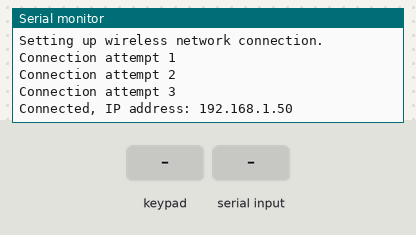
Bench run of a sketch on a simulated ESP8266 (NodeMCU). Parts: the last lines printed to the serial monitor. The test bench sets the inputs (shaded band). WiFi joins after 1.5 s; servers stay silent unless stated; uploads are accepted with an empty reply.

Above: at 2.9 s.
3.0 s: key '1' pressed
At 4.5 s:
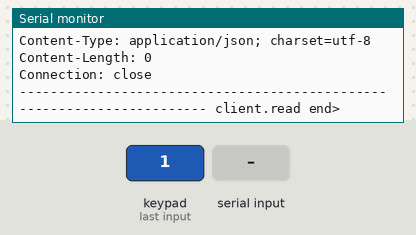
4.7 s: keypad keys 1 2 # pressed 0.4 s apart
At 4.87 s:
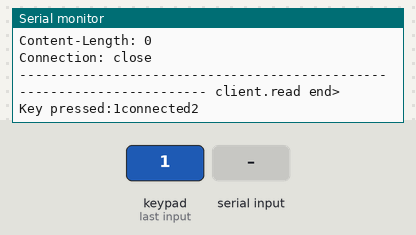
7.9 s: "*" received over Serial
At 8.06 s:
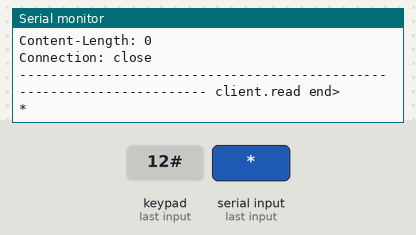
9.4 s: key '*' pressed
At 9.56 s:
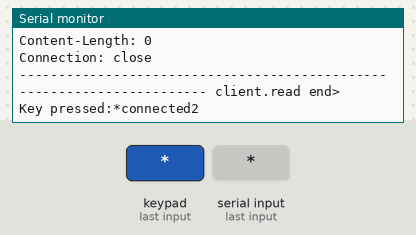
10.9 s: "#" received over Serial
At 11.06 s:
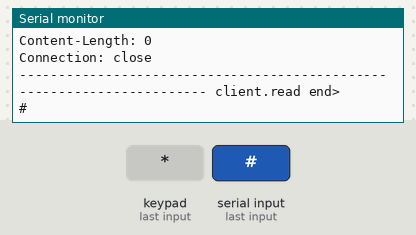
12.4 s: key '0' pressed
At 12.57 s:
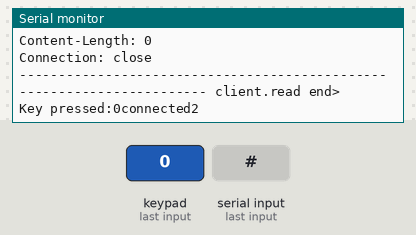
Timing chart, 0 to 15.1 s (numbered marks = the images above; inputs shaded):
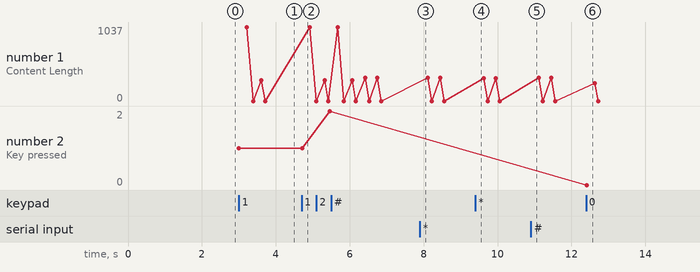

Measured:
- after the input at 3.0 s, the serial monitor: prints a new line at once (image 1)
- after the input at 7.9 s, the serial monitor: prints a new line at once (image 3)
- after the input at 9.4 s, the serial monitor: prints a new line at once (image 4)
- after the input at 10.9 s, the serial monitor: prints a new line at once (image 5)
- after the input at 12.4 s, the serial monitor: prints a new line at once (image 6)

The sketch:

arduinos.ino
```cpp
#include "arduinos.h"

/*


*/
uint8_t arduino_mac[6]       = CLIENT_MAC;
uint8_t arduino_ip[4]        = CLIENT_IP;
byte sonosip_living_room[]   = SONOS_IP_LIVING_ROOM; // Type: Connect
byte sonosip_kitchen[]       = SONOS_IP_KITCHEN;     // Type: Play1


/*
 *  Radio stations
 */
const char RADIO_P1[]          PROGMEM = "live-icy.gss.dr.dk/A/A03H.mp3.m3u";            const char RADIO_P1_NAME[]          PROGMEM = "P1";
const char RADIO_P2[]          PROGMEM = "live-icy.gss.dr.dk/A/A04H.mp3.m3u";            const char RADIO_P2_NAME[]          PROGMEM = "P2";
const char RADIO_P3[]          PROGMEM = "live-icy.gss.dr.dk/A/A05H.mp3.m3u";            const char RADIO_P3_NAME[]          PROGMEM = "P3";
const char RADIO_P4[]          PROGMEM = "live-icy.gss.dr.dk/A/A10H.mp3.m3u";            const char RADIO_P4_NAME[]          PROGMEM = "P4";
const char RADIO_P5[]          PROGMEM = "live-icy.gss.dr.dk/A/A25H.mp3.m3u";            const char RADIO_P5_NAME[]          PROGMEM = "P5";
const char RADIO_P6[]          PROGMEM = "live-icy.gss.dr.dk/A/A29H.mp3.m3u";            const char RADIO_P6_NAME[]          PROGMEM = "P6";
const char RADIO_P7[]          PROGMEM = "live-icy.gss.dr.dk/A/A21H.mp3.m3u";            const char RADIO_P7_NAME[]          PROGMEM = "P7";
const char RADIO_P8[]          PROGMEM = "live-icy.gss.dr.dk/A/A22H.mp3.m3u";            const char RADIO_P8_NAME[]          PROGMEM = "P8";
const char RADIO_NYHEDER[]     PROGMEM = "live-icy.gss.dr.dk/A/A02L.mp3.m3u";            const char RADIO_NYHEDER_NAME[]     PROGMEM = "Nyheder"; // L eller H?

const char RADIO_KLASSISK[]    PROGMEM = "onair.100fmlive.dk/klassisk_live.mp3.m3u";     const char RADIO_KLASSISK_NAME[]    PROGMEM = "Klassisk";
const char RADIO_24SYV[]       PROGMEM = "streaming.radio24syv.dk/pls/24syv_64_IR.pls";  const char RADIO_24SYV_NAME[]       PROGMEM = "24syv";
const char RADIO_JAZZGROOVE[]  PROGMEM = "199.180.72.2:8015/listen.pls";                 const char RADIO_JAZZGROOVE_NAME[]  PROGMEM = "JazzGroove"; // "77.67.106.49/stream"
const char RADIO_JAZZGROOVE2[] PROGMEM = "thejazzgroove.com/listen/thejazzgroove-west-mp3-128.pls"; const char RADIO_JAZZGROOVE_NAME2[]  PROGMEM = "JazzGroove2";
const char RADIO_JAZZFM[]      PROGMEM = "listenlive.eu/jazzfmuk.m3u";                   const char RADIO_JAZZFM_NAME[]      PROGMEM = "JazzFM";

/*
http://www.listenlive.eu/jazzfmuk.m3u
Jazz FM  London  United Kingdom


*/

boolean readResponse = false;

/*
 *  Setup once
 */
void setup()
{
    const int ETH_DELAY = 200; // Not clear how much is needed here (and why...)

#ifdef DEBUG
    Serial.begin(115200);
    Serial.println("Starting network");
    delay(ETH_DELAY);
#endif

    setupNetwork();
    setupKeyboard();

    ledInit();
}

/*
 * Main looop
 */
void loop()
{
    char key = 0;
#ifdef DEBUG
    if (Serial.available() > 0) {
        key = Serial.read();
        Serial.println(key);
    } else
#endif
        key = loopKeyboard();


    if (key != 0) {
        ledCommunicating();

        switch (key) {
            case '*': sonosVolMinus();                                              break;
            case '#': sonosVolPlus();                                               break;
            case '0': sonosPause();                                                 break;
            case '1': sonosRadioStation(RADIO_P1,          RADIO_P1_NAME);          break;
            case '2': sonosRadioStation(RADIO_P2,          RADIO_P2_NAME);          break;
            case '3': sonosRadioStation(RADIO_P3,          RADIO_P3_NAME);          break;
            case '4': sonosRadioStation(RADIO_P4,          RADIO_P4_NAME);          break;
            case '5': sonosRadioStation(RADIO_P5,          RADIO_P5_NAME);          break;
            case '6': sonosRadioStation(RADIO_P6,          RADIO_P6_NAME);          break;
            case '7': sonosRadioStation(RADIO_P7,          RADIO_P7_NAME);          break;
            case '8': sonosRadioStation(RADIO_P8,          RADIO_P8_NAME);          break;
            case '9': sonosRadioStation(RADIO_NYHEDER,     RADIO_NYHEDER_NAME);     break;
            case 'A': sonosRadioStation(RADIO_KLASSISK,    RADIO_KLASSISK_NAME);    break;
//          case 'B': sonosRadioStation(RADIO_24SYV,       RADIO_24SYV_NAME);       break;
            case 'B': sonosRadioStation(RADIO_JAZZGROOVE2, RADIO_JAZZGROOVE_NAME2); break;
            case 'C': sonosRadioStation(RADIO_JAZZGROOVE,  RADIO_JAZZGROOVE_NAME);  break;
            case 'D': sonosRadioStation(RADIO_JAZZFM,      RADIO_JAZZFM_NAME);      break;
            default: readResponse = false;                                          break;
        }
    }

    ledCheckTimeout();
}
```

arduinos.h
```cpp
#include <Arduino.h>

//========================= Configuration start =============================
#define DEBUG // Set this to DEBUG if you want support for serial interface

//Wifi or Ethernet
#define WIFI
//#define ETHERNET

//ESP...
#include <ESP8266WiFi.h>
#include <ESP8266HTTPClient.h>


//for ethernet

//Use this if it is NANO+SHIELD
//#include <UIPEthernet.h>
//#define UIPE

//Use this for UNO+SHIELD
//#include <SPI.h>
//#include <Ethernet.h>

#define CLIENT_MAC           {0xBE, 0xEF, 0xEE, 0x00, 0x20, 0x09}
#define CLIENT_IP            { 192, 168, 1, 83 }
#define SONOS_IP_LIVING_ROOM { 192, 168, 1, 112 }
#define SONOS_IP_KITCHEN     { 192, 168, 1, 116 }

//========================= Configuration end =============================

#if defined ( ESP8266 )
  #include <pgmspace.h>
#else
  #include <avr/pgmspace.h>
#endif


// arduinos.ino
extern boolean readResponse;
extern byte sonosip_living_room[];
extern byte sonosip_kitchen[];

// arduinosBuffer.cpp
#define SIZE_SMALL 40
#define SIZE_BIG 330
extern char bufferSmall[];
extern char bufferBig[];
extern char *bufferSmallFill(const char *pProgmem);
extern char *bufferBigFill(const char *pProgmem);

// arduinosKeyboard.cpp
extern void setupKeyboard(void);
extern char loopKeyboard(void);

// arduinosLed.cpp
extern void ledStopTimer(void);
extern void ledCommunicating(void);
extern void ledSuccess(void);
extern void ledFailure(void);
extern void ledCheckTimeout(void);
extern void ledInit(void);

// arduinosRadio.cpp
extern void sonosRadioStation(const char *pProgmem, const char *pProgmemStationName);

// arduinosVolume.cpp
extern const char ENVELOPE_START[];
extern const char ENVELOPE_END[];
extern void sonosVolPlus();
extern void sonosVolMinus();
extern void sonosVolume(byte *pSonos);

// arduinosPlayPause.cpp
extern void sonosPause();
extern void sonosPlay();

// arduinosHttpPost.cpp
#ifdef ETHERNET
extern EthernetClient client;
#endif
#ifdef WIFI
extern WiFiClient client;
#endif
extern void setupNetwork(void);
extern void outln(const char *s);
extern void out(const char *s);
extern void sonos(const char *pTag, const char *pCmd, const char *pStart, const char *pEnd1, const char *pEnd2, const char *pStationName, const char *pEnd3, const char *pEnd4);

// arduinosHttpResponse.cpp
extern void readHttpResponse(void);

// arduinosHttpHeader.cpp
extern void sendHeader(int packetLength, const char *pTag, char *pTag2, byte *pSonos);
```

arduinosBuffer.cpp
```cpp
#include "arduinos.h"

/*
 * Due to RAM memory limitations, the 2 buffers below are used repeatedly to build communication packages
 * Memory is so tight (especially when running Nano/UIP) that I suspect that there is no room for "malloc" and
 * hence memory fragmentation.
 */
char bufferSmall[SIZE_SMALL];
char bufferBig[SIZE_BIG];

/*
 * Method used to move from PROGMEM to the 2 buffers above
 */
void progmem2buffer(char *pOut, const char *pProgmem, int maxSize) {
    int i;
    for (i=0; i<maxSize; i++) {
        char c = pgm_read_byte(pProgmem++);
        *pOut++ = c;
        if (c == NULL) {
            break;
        }
    }
}

/*
 * Moved from PROGMEM to bufferSmall
 */
char *bufferSmallFill(const char *pProgmem) {
    progmem2buffer(bufferSmall, pProgmem, SIZE_SMALL);
    return bufferSmall;
}

/*
 * Moved from PROGMEM to bufferBig
 */
char *bufferBigFill(const char *pProgmem) {
    progmem2buffer(bufferBig, pProgmem, SIZE_BIG);
    return bufferBig;
}
```

arduinosHttpHeader.cpp
```cpp
#include "arduinos.h"

const char LINE2[]             PROGMEM = "Connection: close";
const char LINE3[]             PROGMEM = "ACCEPT-ENCODING: gzip";
const char LINE5[]             PROGMEM = "USER-AGENT: Linux UPnP/1.0 Sonos/29.5-90191 (WDCR:Microsoft Windows NT 6.1.7601 Service Pack 1)";
const char LINE7[]             PROGMEM = "Content-Type: text/xml; charset=\"utf-8\"";

/*
 * Method to send header information before sending information about the desired radio station
 */
void sendHeader(int packetLength, const char *pTag, char *pTag2, byte *pSonos) {
    bufferSmallFill(pTag);

    sprintf(bufferBig,"POST /MediaRenderer/%s/Control HTTP/1.1",pTag2);                        outln(bufferBig);
    bufferBigFill(LINE2);                                                                      outln(bufferBig);
    bufferBigFill(LINE3);                                                                      outln(bufferBig);
    sprintf(bufferBig, "Host: %d.%d.%d.%d:1400", pSonos[0], pSonos[1], pSonos[2], pSonos[3]);  outln(bufferBig);
    bufferBigFill(LINE5);                                                                      outln(bufferBig);
    sprintf(bufferBig, "Content-Length: %d", packetLength);                                    outln(bufferBig);
    bufferBigFill(LINE7);                                                                      outln(bufferBig);
    sprintf(bufferBig, "Soapaction: \"urn:schemas-upnp-org:service:%s\"", bufferSmall);        outln(bufferBig);
    outln("");
}
```

arduinosHttpPost.cpp
```cpp
#include "arduinos.h"

const char ENVELOPE_START[]    PROGMEM = "<s:Envelope xmlns:s=\"http://schemas.xmlsoap.org/soap/envelope/\" s:encodingStyle=\"http://schemas.xmlsoap.org/soap/encoding/\"><s:Body>";
const char ENVELOPE_END[]      PROGMEM = "</s:Body></s:Envelope>";

#ifdef ETHERNET
EthernetClient client;
#endif
#ifdef WIFI
WiFiClient client;
#endif

#ifdef WIFI
void setupNetwork() {

// TODO: inform that creadentials need to be set...
#ifdef DEBUG
    Serial.println(F("Setting up wireless network connection."));
#endif

  WiFi.begin();

  int attempt = 0;
  while (WiFi.status() != WL_CONNECTED) {
    delay(500);
    attempt++;
#ifdef DEBUG
    Serial.print(F("Connection attempt "));
    Serial.println(attempt);
#endif
  }

#ifdef DEBUG
  Serial.print(F("Connected, IP address: "));
  Serial.println(WiFi.localIP());
#endif

}
#endif

#ifdef ETHERNET
void setupNetwork() {

#ifdef DEBUG
    Serial.println(F("Setting up ethernet connection."));
#endif

    Ethernet.begin(arduino_mac, arduino_ip);

#ifdef DEBUG
    delay(ETH_DELAY);
    Serial.println("Ethernet started");
#endif

}
#endif

/*
 * Main method for assembling the POST message to the Sonos
 */
void sonos(const char *pTag, const char *pCmd, const char *pStart, const char *pEnd1, const char *pEnd2, const char *pStationName, const char *pEnd3, const char *pEnd4)
{
    boolean connectionStatus = client.connect(sonosip_living_room, 1400);

    if (!connectionStatus) {
        ledFailure();
#ifdef DEBUG
        Serial.println(F("connection failed1"));
#endif
        return;
    }

    if (client.connected()) {
        ledCommunicating();
        readResponse = true;

#ifdef DEBUG
        Serial.println(F("connected2"));
#endif

        int packetLength = strlen_P(ENVELOPE_START) + strlen_P(pCmd) + strlen_P(ENVELOPE_END);
        if (pStart != NULL) {
            packetLength += strlen_P(pStart);
        }
        if (pEnd1 != NULL) {
            packetLength += strlen_P(pEnd1);
        }
        if (pEnd2 != NULL) {
            packetLength += strlen_P(pEnd2);
        }
        if (pStationName != NULL) {
            packetLength += strlen_P(pStationName);
        }
        if (pEnd3 != NULL) {
            packetLength += strlen_P(pEnd3);
        }
        if (pEnd4 != NULL) {
            packetLength += strlen_P(pEnd4);
        }
        sendHeader(packetLength, pTag, "AVTransport", sonosip_living_room);

        bufferBigFill(ENVELOPE_START);    out(bufferBig);
        if (pStart != NULL) {
            bufferBigFill(pStart);        out(bufferBig);
        }
        bufferBigFill(pCmd);              out(bufferBig);
        if (pEnd1 != NULL) {
            bufferBigFill(pEnd1);         out(bufferBig);
        }
        if (pEnd2 != NULL) {
            bufferBigFill(pEnd2);         out(bufferBig);
        }
        if (pStationName != NULL) {
            bufferBigFill(pStationName);  out(bufferBig);
        }
        if (pEnd3 != NULL) {
            bufferBigFill(pEnd3);         out(bufferBig);
        }
        if (pEnd4 != NULL) {
            bufferBigFill(pEnd4);         out(bufferBig);
        }
        bufferBigFill(ENVELOPE_END);      out(bufferBig);

        readHttpResponse();
        client.stop();

    } else {
        ledFailure();
#ifdef DEBUG
        Serial.println(F("connection failed2"));
#endif
    }
}

/*
 * Wrapper for client.println
 */
void outln(const char *s)
{
    client.println(s);
#ifdef DEBUG
    Serial.println(s);
#endif
}

/*
 * Wrapper for client.print
 */
void out(const char *s)
{
    client.print(s);
#ifdef DEBUG
    Serial.print(s);
#endif
}
```

arduinosHttpResponse.cpp
```cpp
#include "arduinos.h"

static int smallest(int a, int b) {
  if (a < b) return a;
  return b;
}

/*
 * Read the response from Sonos. This is only used as a sanity check of the ethernet connection.
 */
void readHttpResponse(void) {

    if (client.connected()) {

        if (readResponse) {
            readResponse = false;

#ifdef DEBUG
            Serial.println("");
            Serial.println(F("<client.read start ----------------------------------------------------------------------"));
#endif

#ifdef UIPE //-------------- UIPE --------------
            int size = 0;
            for (int attempts=0; attempts<10; attempts++) {
                size = client.available();
                if (size==0) {
                    delay(200);
                } else {
                    break;
                }
            }

            for (int stopThis=0; stopThis<20; stopThis++) {
                if (size>0) {
                    int read = client.read((unsigned char *)bufferBig, smallest(size, SIZE_BIG));
#ifdef DEBUG
                    Serial.write(bufferBig, read);
#endif
                }
                size = client.available();
            }
#else       //-------------- non-UIPE --------------
            while (client.available()) {
                char c = client.read();
#ifdef DEBUG
                Serial.print(c);
#endif
            }
#endif      //--------------------------------------

#ifdef DEBUG
            Serial.println("");
            Serial.println(F("----------------------------------------------------------------------- client.read end>"));
#endif
            ledSuccess();
        }
    } else {
#ifdef DEBUG
        Serial.println(F("connection failed5"));
#endif
        ledFailure();
    }
}
```

arduinosKeyboard.cpp
```cpp
#include "arduinos.h"
//#include <Key.h>
#include <Keypad.h>


//TODO: we do not have a 4x4 keyboard...
const byte ROWS = 4; //four rows
const byte COLS = 3; //three columns
byte rowPins[ROWS] = {D2, D3, D4, D5}; //connect to the row pinouts of the keypad
byte colPins[COLS] = {D6, D7, D8}; //connect to the column pinouts of the keypad

char keys[ROWS][COLS] = {
  {'1','2','3'},
  {'4','5','6'},
  {'7','8','9'},
  {'*','0','#'}
};

Keypad keypad = Keypad( makeKeymap(keys), rowPins, colPins, ROWS, COLS );

/*
 * Configure ports used for the keyboard matrix
 */
void setupKeyboard() {

}

/*
 * Main keyboard scan which is performed on every loop
 */
char loopKeyboard() {
    char key = keypad.getKey();

#ifdef DEBUG
    if(key) {
      Serial.print(F("Key pressed:"));
      Serial.print(key);
    }
#endif

    return key;
}
```

arduinosLed.cpp
```cpp
#include "arduinos.h"

const byte PIN_GREEN = D11;
const byte PIN_RED = D12;

const byte OFF   = 0;
const byte GREEN = 1;
const byte RED   = 2;

const long GREEN_ON_TIME = 1000;
const long RED_ON_TIME   = 3000;

static long switchOffTime = 0;

/*
 * Set a time stamp for switching of the LEDs
 */
void ledStartTimer(int duration) {
  switchOffTime = millis() + duration;
}

/*
 * Reset the LED "timer"
 */
void ledStopTimer() {
  switchOffTime = millis();
}

/*
 * Initialize the LED pins
 */
void ledInit(void) {
  pinMode(PIN_GREEN, OUTPUT);
  digitalWrite(PIN_GREEN, LOW);  // Green

  pinMode(PIN_RED, OUTPUT);
  digitalWrite(PIN_RED, LOW);  // Red
}

/*
 * LED "state machine"
 */
void led(byte colour) {
  switch (colour) {
    case RED:
      digitalWrite(PIN_GREEN, LOW);
      digitalWrite(PIN_RED, HIGH);
      //Serial.println("R");
      ledStartTimer(RED_ON_TIME);
      break;
    case GREEN:
      digitalWrite(PIN_GREEN, HIGH);
      digitalWrite(PIN_RED, LOW);
      //Serial.println("G");
      ledStartTimer(GREEN_ON_TIME);
      break;
    case OFF:
    default:
      digitalWrite(PIN_GREEN, LOW);
      digitalWrite(PIN_RED, LOW);
      //Serial.println("X");
      ledStopTimer();
      break;
  }
}

/*
 * Periodically check if LED should be switched off
 */
void ledCheckTimeout(void) {
  if (millis() > switchOffTime) {
    led(OFF);
  }
}

/*
 * Switch on the "communication ongoing" LED
 */
void ledCommunicating() {
  led(GREEN);
}

/*
 * Switch on the "successful outcome" LED
 */
void ledSuccess() {
  led(GREEN);
}

/*
 * Switch on the "error detected" LED
 */
void ledFailure(void) {
  led(RED);
}
```

arduinosPlayPause.cpp
```cpp
#include "arduinos.h"

const char SONOS_TAG_PAUSE[]   PROGMEM = "AVTransport:1#Pause";
const char SONOS_TAG_PLAY[]    PROGMEM = "AVTransport:1#Play";

const char SONOS_PAUSE[]       PROGMEM = "<u:Pause xmlns:u=\"urn:schemas-upnp-org:service:AVTransport:1\"><InstanceID>0</InstanceID></u:Pause>";
const char SONOS_PLAY[]        PROGMEM = "<u:Play xmlns:u=\"urn:schemas-upnp-org:service:AVTransport:1\"><InstanceID>0</InstanceID><Speed>1</Speed></u:Play></s:Body></s:Envelope>";

/*
 * Send 'pause' message to Sonos
 */
void sonosPause() {
    sonos(SONOS_TAG_PAUSE, SONOS_PAUSE, NULL, NULL, NULL, NULL, NULL, NULL);
}

/*
 * Send 'play' message to Sonos
 */
void sonosPlay() {
    sonos(SONOS_TAG_PLAY, SONOS_PLAY, NULL, NULL, NULL, NULL, NULL, NULL);
}
```

Source omitted: arduinosRadio.cpp (1482 bytes), arduinosVolume.cpp (2147 bytes)
